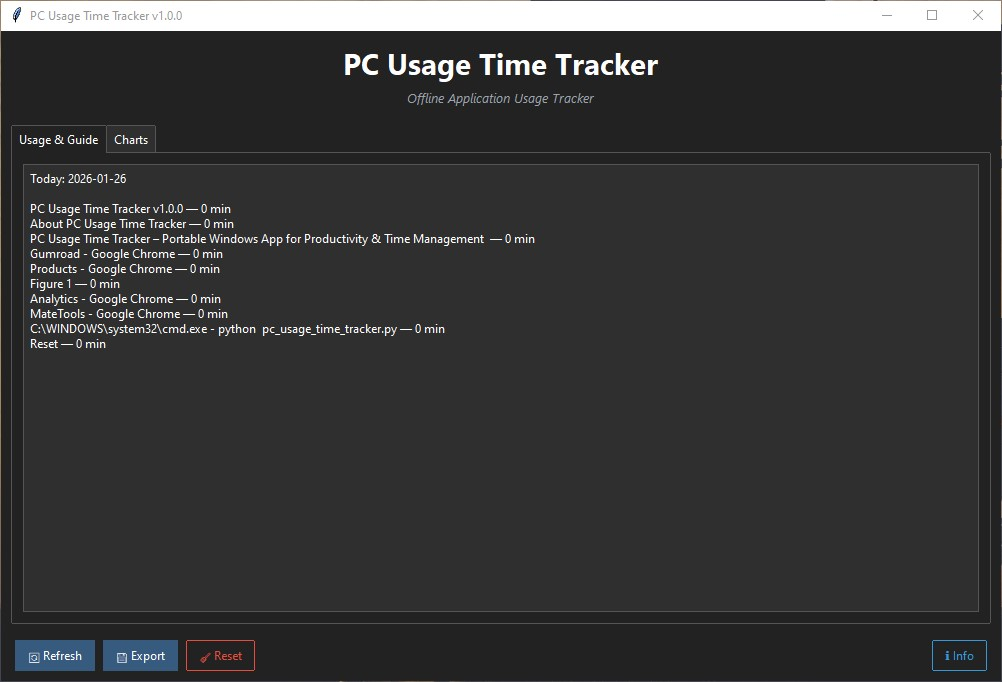

This chart was generated by the following Python code:
import tkinter as tk
from tkinter import filedialog, messagebox
import ttkbootstrap as tb
from ttkbootstrap.constants import *
import time
import json
import threading
from pathlib import Path
from datetime import datetime
import psutil
import pygetwindow as gw
import matplotlib.pyplot as plt

class PCUsageTimeTracker:
    APP_NAME = "PC Usage Time Tracker"
    APP_VERSION = "1.0.0"

    def __init__(self):
        self.root = tk.Tk()
        tb.Style(theme="darkly")
        self.root.title(f"{self.APP_NAME} v{self.APP_VERSION}")
        self.root.geometry("1000x650")

        # App directory
        self.app_dir = Path.home() / ".pc_usage_time_tracker"
        self.app_dir.mkdir(exist_ok=True)
        self.data_file = self.app_dir / "usage_data.json"

        # State
        self.running = True
        self.current_app = None
        self.last_switch = time.time()
        self.usage = self.load_data()

        self._build_ui()

        threading.Thread(target=self.tracker_loop, daemon=True).start()

    # ---------------- DATA ----------------
    def load_data(self):
        if self.data_file.exists():
            try:
                return json.loads(self.data_file.read_text())
            except Exception:
                return {}
        return {}

    def save_data(self):
        self.data_file.write_text(json.dumps(self.usage, indent=2))

    # ---------------- TRACKING ----------------
    def get_foreground_app(self):
        try:
            win = gw.getActiveWindow()
            if not win:
                return "Unknown"
            return win.title or "Unknown"
        except Exception:
            return "Unknown"

    def add_time(self, app, seconds):
        today = datetime.now().strftime("%Y-%m-%d")
        self.usage.setdefault(today, {})
        self.usage[today].setdefault(app, 0)
        self.usage[today][app] += seconds

    def tracker_loop(self):
        while self.running:
            app = self.get_foreground_app()
            now = time.time()

            if self.current_app is None:
                self.current_app = app
                self.last_switch = now
            elif app != self.current_app:
                delta = now - self.last_switch
                self.add_time(self.current_app, delta)
                self.current_app = app
                self.last_switch = now
                self.save_data()

            time.sleep(1)

    # ---------------- UI ----------------
    def _build_ui(self):
        tb.Label(self.root, text=self.APP_NAME, font=("Segoe UI", 22, "bold")).pack(pady=(10, 2))
        tb.Label(
            self.root,
            text="Offline Application Usage Tracker",
            font=("Segoe UI", 10, "italic"),
            foreground="#9ca3af"
        ).pack(pady=(0, 10))

        self.tabs = tb.Notebook(self.root)
        self.tabs.pack(fill="both", expand=True, padx=10, pady=6)

        self.tab_usage = tb.Frame(self.tabs)
        self.tab_charts = tb.Frame(self.tabs)

        self.tabs.add(self.tab_usage, text="Usage & Guide")
        self.tabs.add(self.tab_charts, text="Charts")

        # Usage tab
        self.usage_box = tk.Text(self.tab_usage)
        self.usage_box.pack(fill="both", expand=True, padx=10, pady=10)

        guide = (
            "How to use:\n\n"
            "• Leave the app running in the background.\n"
            "• It automatically tracks which application is active.\n"
            "• View today’s usage here.\n"
            "• Open Charts to see visual summaries.\n"
            "• Export data anytime.\n"
            "• Reset if you want a fresh start.\n\n"
            "Privacy:\n"
            "• No keystrokes\n"
            "• No screenshots\n"
            "• No internet\n"
            "• All data stored locally in usage_data.json\n"
        )
        self.usage_box.insert(tk.END, guide)

        # Charts tab
        tb.Button(self.tab_charts, text="📊 Show Today Chart", command=self.show_today_chart).pack(pady=10)

        # Controls
        ctrl = tb.Frame(self.root)
        ctrl.pack(fill="x", padx=10, pady=10)

        tb.Button(ctrl, text="🔄 Refresh", command=self.refresh_usage).pack(side="left", padx=4)
        tb.Button(ctrl, text="💾 Export", command=self.export_data).pack(side="left", padx=4)
        tb.Button(ctrl, text="🧹 Reset", bootstyle="danger-outline", command=self.reset_data).pack(side="left", padx=4)
        tb.Button(ctrl, text="ℹ Info", bootstyle="info-outline", command=self.show_about).pack(side="right", padx=4)

        self.refresh_usage()

    # ---------------- FEATURES ----------------
    def refresh_usage(self):
        self.usage = self.load_data()
        today = datetime.now().strftime("%Y-%m-%d")
        apps = self.usage.get(today, {})

        self.usage_box.delete("1.0", tk.END)
        self.usage_box.insert(tk.END, f"Today: {today}\n\n")

        for app, secs in sorted(apps.items(), key=lambda x: -x[1]):
            mins = int(secs // 60)
            self.usage_box.insert(tk.END, f"{app[:80]} — {mins} min\n")

    def show_today_chart(self):
        today = datetime.now().strftime("%Y-%m-%d")
        apps = self.usage.get(today, {})

        if not apps:
            messagebox.showinfo("Charts", "No data for today yet.")
            return

        labels = list(apps.keys())
        values = [v / 60 for v in apps.values()]

        plt.figure()
        plt.barh(labels, values)
        plt.title("Today's Application Usage (minutes)")
        plt.tight_layout()
        plt.show()

    def export_data(self):
        path = filedialog.asksaveasfilename(defaultextension=".txt")
        if not path:
            return
        with open(path, "w", encoding="utf-8") as f:
            json.dump(self.usage, f, indent=2)
        messagebox.showinfo("Export", "Usage data exported successfully.")

    def reset_data(self):
        if messagebox.askyesno("Reset", "Clear all tracked usage?"):
            self.usage = {}
            self.save_data()
            self.refresh_usage()

    # ---------------- INFO ----------------
    def show_about(self):
        messagebox.showinfo(
            f"About {self.APP_NAME}",
            f"{self.APP_NAME} v{self.APP_VERSION}\n\n"
            "PC Usage Time Tracker is an offline productivity tool that automatically monitors "
            "which applications you use and how long you spend on each.\n\n"

            "Key Features:\n"
            "• Automatic foreground app tracking\n"
            "• Daily and weekly insights with charts\n"
            "• Export usage to text files\n"
            "• Reset tracking anytime\n"
            "• Offline-first: all data stored locally\n"
            "• Modern dark-mode interface\n"
            "• No screenshots, no keystrokes, no cloud\n\n"

            "Benefits:\n"
            "• Discover which apps consume most of your time\n"
            "• Identify distractions\n"
            "• Improve productivity\n"
            "• Plan work or study sessions more effectively\n\n"

            "Perfect for students, freelancers, office workers, and anyone who wants "
            "clear insight into their computer habits.\n\n"

             f"{self.APP_NAME} – Offline Application Usage Tracker.\n"
            "Mate Technologies / Website: https://matetools.gumroad.com"
        )

    # ---------------- RUN ----------------
    def run(self):
        self.root.mainloop()


if __name__ == "__main__":
    PCUsageTimeTracker().run()
